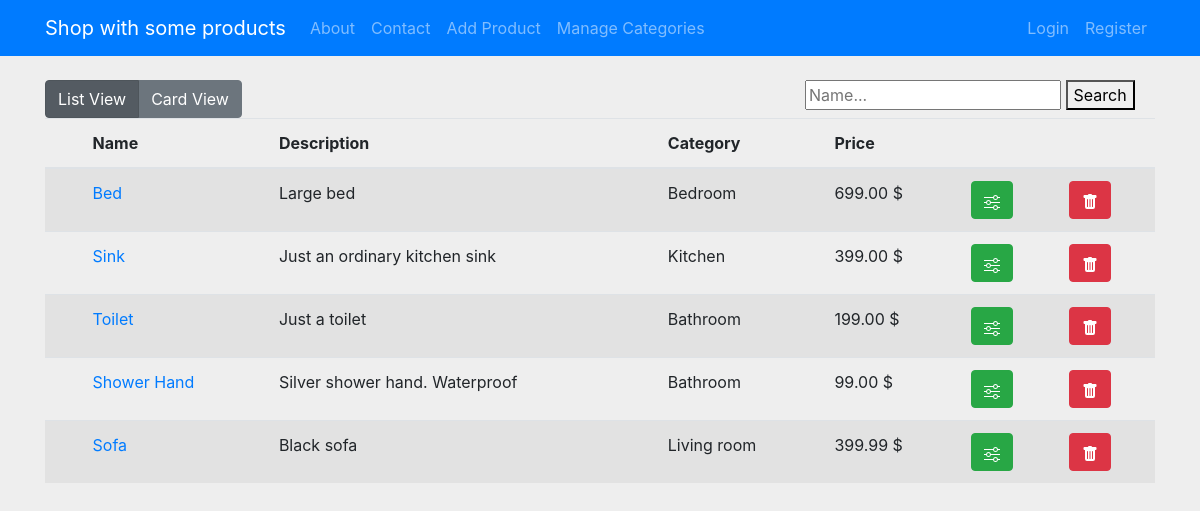
Before: / with the older database file.
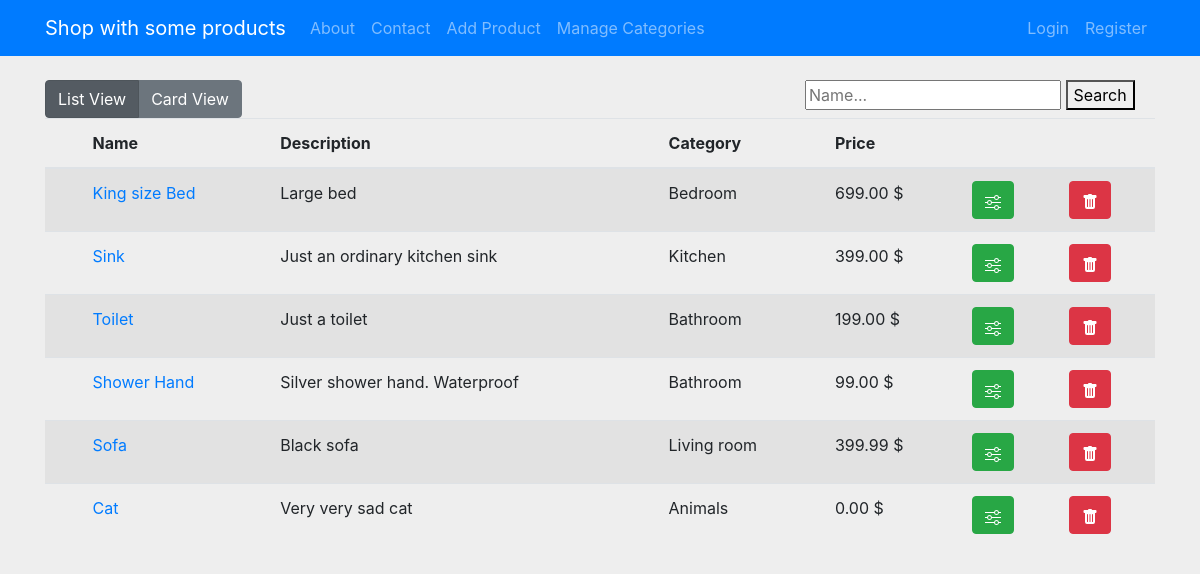
After: the same page with the newer database file.
### products/models.py (models this page shows, shortened)
class Product(models.Model):
    name = models.CharField(max_length=100)
    description = models.TextField()
    product_category = models.ForeignKey(Category, null=True, on_delete=models.SET_NULL)
    price = models.DecimalField(max_digits=5, decimal_places=2)
    image = models.ImageField(default='products_images/default.jpg', upload_to='products_images', null=True, blank=True)

class Category(models.Model):
    name = models.CharField(max_length=100)
    def __str__(self):
        return self.name

### products/views.py (the view)
# urls.py: path('', views.home_view, name='product_home'),
def home_view(request):
    products = Product.objects.all()
    categories = Category.objects.all()
    search = request.GET.get('search')
    if search:
        q1 = Product.objects.filter(name__contains=search)
        products = q1
    context = {'products': products, 'categories': categories}
    return render(request, 'products/home.html', context)

### products/templates/products/home.html (shortened to what this page needs)
{% extends 'products/main.html' %}
{% load static %}
{% block content %}
<div class="row">
  <div class="col-md-8">
    <div class="btn-group btn-group-toggle" data-toggle="buttons">
      <a class="btn btn-secondary" href="{% url 'product_home' %}">
        <input type="radio" checked> List View
      </a>
      <a class="btn btn-secondary" href="{% url 'card_view' %}">
        <input type="radio"> Card View
      </a>
    </div>
  </div>
  <div class="col-md-4">
    <form action="{% url 'product_home' %}" method="get">
      <input name="search" type="text" placeholder="Name...">
      <button>Search</button>
    </form>
  </div>
</div>
<table class="table table-striped">
    <thead>
      <tr>
        <th scope="col"></th>
        <th scope="col">Name</th>
        <th scope="col">Description</th>
        <th scope="col">Category</th>
        <th scope="col">Price</th>
        <th scope="col"></th>
        <th scope="col"></th>
      </tr>
    </thead>
    <tbody>
      {% for product in products %}
      <tr>
        <th scope="row"></th>
        <td> <a href="{% url 'product_detail' product.id %}"> {{ product.name }}</td>
        <td>{{ product.description }}</td>
        <td>{{ product.product_category }}</td>
        <td>{{ product.price }} $ </td>
        <td><a class="btn btn-success" href="{% url 'product_edit' product.id %}"></a></td>
        <td><a class="btn btn-danger" href="{% url 'product_delete' product.id %}"></a></td>
      </tr>
      {% endfor %}
    </tbody>
  </table>
{% endblock %}

Changed rows visible on the page:
changed Product "Large bed": name "Bed" → "King size Bed"
added Product: name "Cat", description "Very very sad cat", product_category "Animals", price "0.00"
